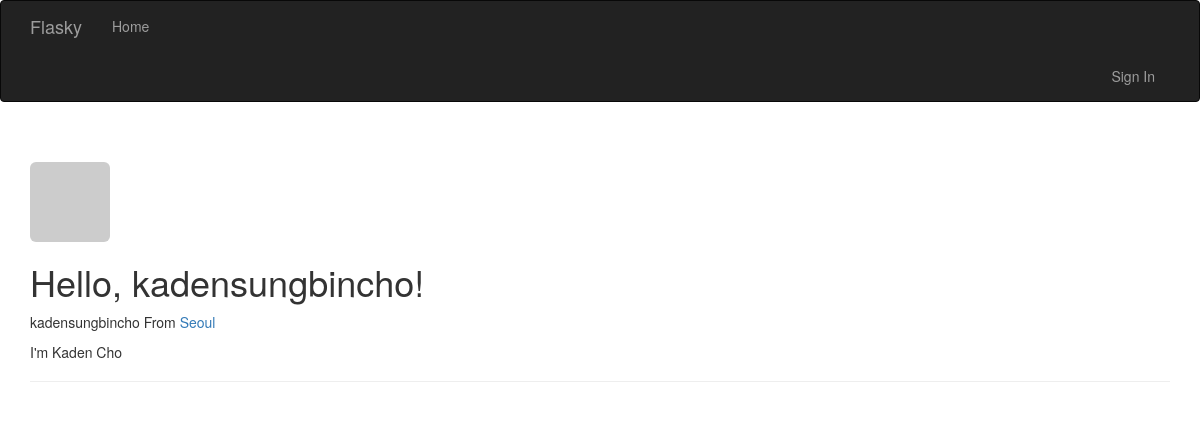
The app's page /user/kadensungbincho, older data.
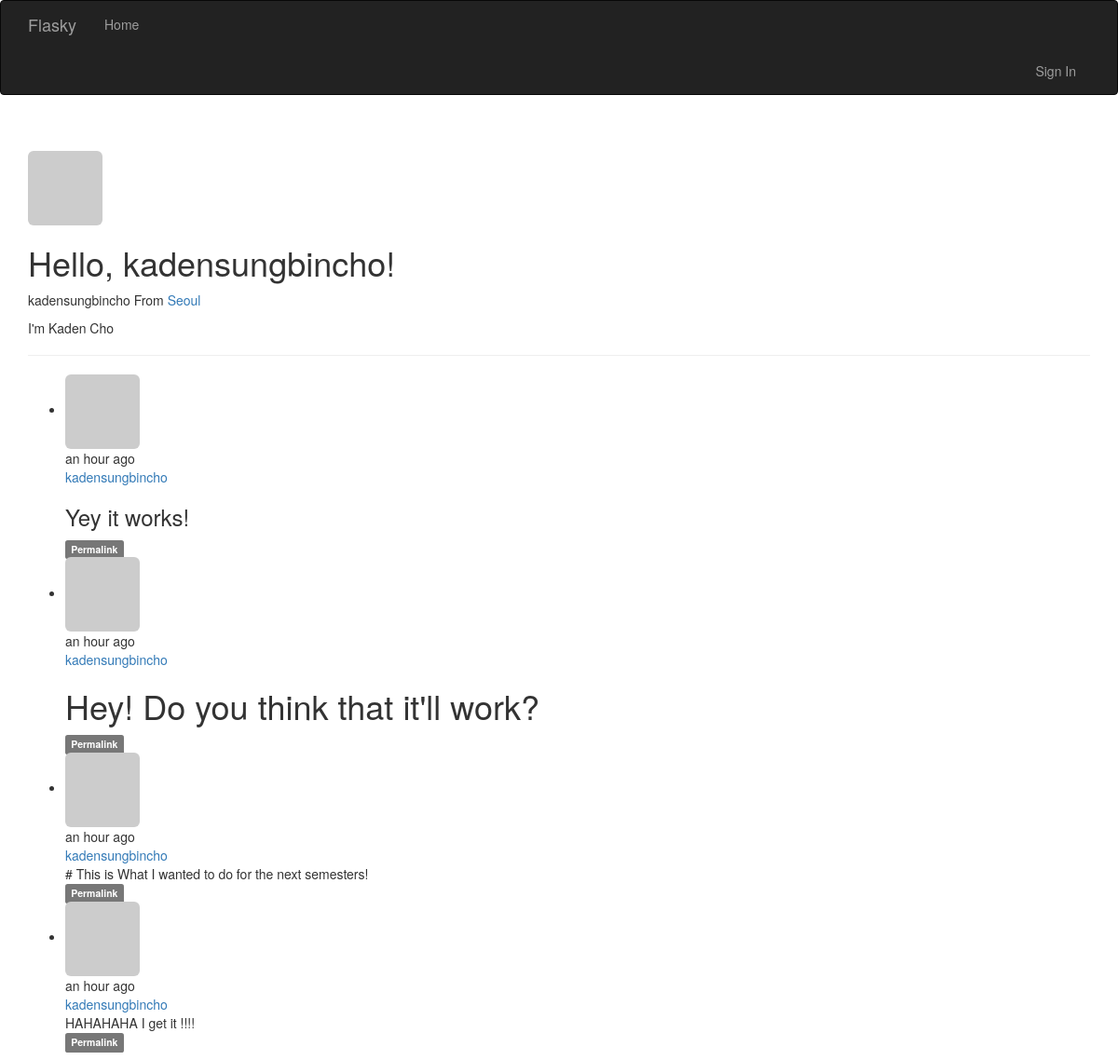
The same page, newer data.
### vflask/restart/app/models.py (models this page shows, shortened)
class User(UserMixin, db.Model):
    __tablename__ = 'users'
    id = db.Column(db.Integer, primary_key=True)
    email = db.Column(db.String(64), unique=True, index=True)
    username = db.Column(db.String(64), unique=True, index=True)
    role_id = db.Column(db.Integer, db.ForeignKey('roles.id'))
    password_hash = db.Column(db.String(128))
    confirmed = db.Column(db.Boolean, default=False)
    name = db.Column(db.String(64))
    location = db.Column(db.String(64))
    about_me = db.Column(db.Text())
    member_since = db.Column(db.DateTime(), default=datetime.utcnow)
    last_seen = db.Column(db.DateTime(), default=datetime.utcnow)
    avatar_hash = db.Column(db.String(32))
    posts = db.relationship('Post', backref='author', lazy='dynamic')
    @property
    def password(self):
        raise AttributeError('password is not a readable attribute')
    def gravatar(self, size=100, default='identicon', rating='g'):
        if request.is_secure:
            url = 'https://secure.gravatar.com/avatar'
        else:
            url = 'http://www.gravatar.com/avatar'
        hash = self.avatar_hash or hashlib.md5(self.email.encode(
            'utf-8'
        )).hexdigest()
        return '{url}/{hash}?s={size}&d={default}&r={rating}'.format(
            url=url, hash=hash, size=size, default=default, rating=rating)

class Post(db.Model):
    __tablename__ = 'posts'
    id = db.Column(db.Integer, primary_key=True)
    body = db.Column(db.Text)
    timestamp = db.Column(db.DateTime, index=True, default=datetime.utcnow)
    author_id = db.Column(db.Integer, db.ForeignKey('users.id'))
    body_html = db.Column(db.Text)

### vflask/restart/app/main/views.py (the view)
@main.route('/user/<username>')
def user(username):
    user = User.query.filter_by(username=username).first()
    if user is None:
        abort(404)
    posts = user.posts.order_by(Post.timestamp.desc()).all()
    return render_template('user.html', user=user, posts=posts)

### vflask/restart/app/auth/views.py (called while the page is built)
@auth.before_app_request
def before_request():
    if current_user.is_authenticated:
        current_user.ping()
        if not current_user.confirmed and request.endpoint[:5] != 'auth.':
            return redirect(url_for('auth.unconfirmed'))

### vflask/restart/app/main/__init__.py (called while the page is built)
@main.app_context_processor
def inject_perissions():
    return dict(Permission=Permission)

### vflask/restart/app/main/views.py (called while the page is built)
@main.before_app_request
def before_request():
    if current_user.is_authenticated:
        current_user.ping()
        if not current_user.confirmed and request.endpoint[:5] != 'auth.':
            return redirect(url_for('auth.unconfirmed'))

### vflask/restart/app/models.py (called while the page is built)
    def is_administrator(self):
        return False

### vflask/restart/app/templates/user.html (shortened to what this page needs)
{% extends "base.html" %}
{% block content %}
<div class="container">
    <div class="page-header">
        <img class="img-rounded profile-thumbnail" src="{{ user.gravatar(size=256) }}">
        <h1>Hello, {{ user.username }}!</h1>
    {% block page_content %}
        {% if user.name or user.location %}
        <p>
            {% if user.name %}{{ user.name }}{% endif %}
                {% if user.location %}
                    From
                    <a href="http://maps.google.com/?={{ user.location }}">
                        {{ user.location }}
                    </a>
                {% endif %}
            {% endif %}
        </p>
        {% if user.about_me %}<p>{{ user.about_me }}</p>{% endif %}
        {% include '_posts.html' %}
    {% endblock %}
{% endblock %}

### vflask/restart/app/templates/base.html (shortened to what this page needs)
{% extends "bootstrap/base.html" %}
{% block head %}
    {{ super() }}
{% endblock %}
{% block navbar %}
<div class="navbar navbar-inverse" role="navigation">
   <div class="container">
       <div class="navbar-header">
           <a class="navbar-brand" href="/">Flasky</a>
       </div>
       <div class="navbar-collapse collapse">
            <ul class="nav navbar-nav">
                <li><a href="/">Home</a></li>
            </ul>
       </div>
       <div class="navbar-collapse collapse">
           <ul class="nav navbar-nav navbar-right">
               {% if current_user.is_authenticated %}
               <li><a href="{{ url_for('main.user', username=current_user.username) }}">Profile</a></li>
               <li><a href="{{ url_for('auth.logout') }}">Sign Out</a></li>
               {% else %}
               <li><a href="{{ url_for('auth.login') }}">Sign In</a></li>
               {% endif %}
           </ul>
       </div>
   </div>
</div>
{% endblock %}

### vflask/restart/app/templates/_posts.html (shortened to what this page needs)
</div>
<ul class="posts">
    {% for post in posts %}
    <li class="post">
        <div class="post-content">
            <div class="profile-thmbnail">
                <a href="{{ url_for('.user', username=post.author.username) }}">
                <img class="img-rounded profile-thumbnail"
                    src="{{ post.author.gravatar(size=40) }}">
                </a>
            </div>
            <div class="post-date">{{ moment(post.timestamp).fromNow() }}</div>
            <div class="post-author">
                <a href="{{ url_for('.user', username=post.author.username) }}">
                    {{ post.author.username }}
                </a>
            </div>
            <div class="post-body">
            {% if post.body_html %}
                {{ post.body_html | safe }}
            {% else %}
                {{ post.body }}
            {% endif %}
            </div>
            <div class="post-footer">
                <a href="{{ url_for('.post', id=post.id) }}">
                    <span class="label label-default">Permalink</span>
                </a>
            </div>
        </div>
    </li>
    {% endfor %}
</ul>
</div>

Row changes from the older to the newer data that the page shows:
added Post: timestamp "an hour ago", author.username "kadensungbincho", body_html "Yey it works!"
added Post: timestamp "an hour ago", author.username "kadensungbincho", body_html "Hey! Do you think that it'll work?"
added Post: timestamp "an hour ago", author.username "kadensungbincho", body "# This is What I wanted to do for the next semesters!"
added Post: timestamp "an hour ago", author.username "kadensungbincho", body "HAHAHAHA I get it !!!!"
